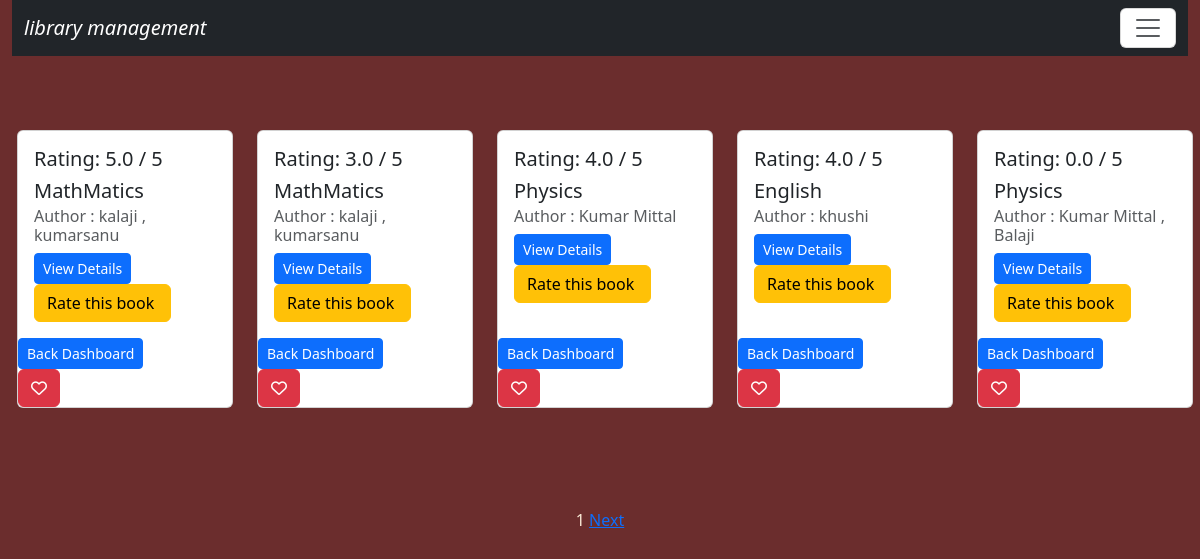
Page /booklist/ on the earlier database version.
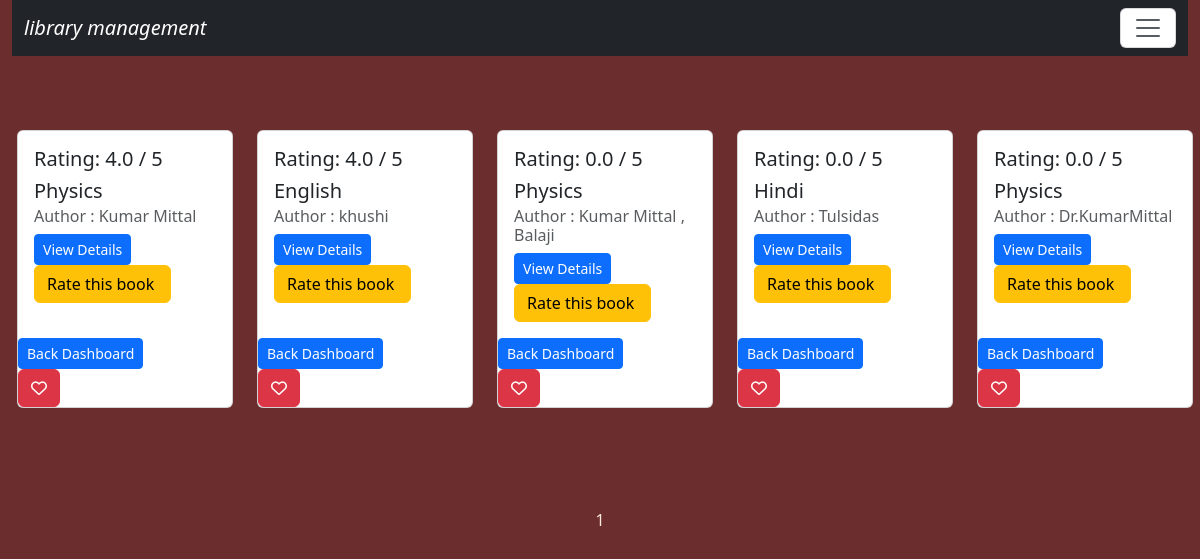
Same page on the later database version.
### library/models.py (models this page shows, shortened)
class Book(models.Model):
    book_name=models.CharField(max_length=200)
    authors=models.ManyToManyField(Author)
    publish_year=models.DateField(null=True, blank=True)
    book_cate=models.CharField(max_length=200,null=True, blank=True)
    book_rating=models.FloatField(validators=[MinValueValidator(0),MaxValueValidator(5)],default=0.0)
    total_copies = models.PositiveIntegerField(default=1)
    available_copies = models.PositiveIntegerField(default=1)

class Author(models.Model):
    author_name=models.CharField(max_length=70)
    def __str__(self):
        return self.author_name

### library/views.py (the view)
# urls.py: path('booklist/',views.book_list,name="booklist"),
def book_list(request):
        allpost=Book.objects.all().order_by('id')
        paginator=Paginator(allpost,5)
        pageno=request.GET.get('page')
        pageobj=paginator.get_page(pageno)
        return render(request,'booklist.html' ,{'books':pageobj})

### library/templates/booklist.html (shortened to what this page needs)
{% extends 'base.html' %}
{% load static %}
{% block content %}
<div class="row row-cols-2  row-cols-md-5 g-4 " style='margin-top:50px; margin-left:5px;'>
    {% for book in books %}
      <div class="col">
        <div class="card h-100">
            <div class="card-body ">
                <h5>Rating: {{ book.book_rating }} / 5</h5>
                <h5 class="card-title">{{book.book_name}}</h5>
                    <h6 class="card-subtitle mb-2 text-muted">Author : {{book.authors.all|join:" , "}}</h6>
                <a href="{% url 'viewsbook' book.id %}" class="btn btn-sm btn-primary">View Details</a>
                {% if perms.library_app.rate_book %}
                {% else %}
                  <a href="{% url 'rate_book' book.id %}"><input type="submit" value="Rate this book " class="btn btn-warning" ></a>
                {% endif %}
            </div>
            {% if perms.library.backDashboard_book %}
            <form action="{% url 'adminpanel' %}"  class="d-inline">
                {% csrf_token %}
                <input type="submit" class="btn btn-success" value="back Dashboard">
            </form>
            {% else %}
                <a href="{% url 'dashboard' %}"><input type="submit" class="btn btn-sm btn-primary" value="Back Dashboard"></a>
               <form action="{% url 'favbook' book.id %}" method="POST">
                        <button type="submit" class="btn btn-danger">
                        {% if book.favourite.all|length > 0 %}
                        <i class="fa-solid  fa-heart" style="color:red;"></i>
                        {% else %}
                        <i class="fa-regular fa-heart"></i>
                        {% endif %}
                    </button>
                </form>
            {% endif %}
        </div>
    </div>
    {% empty %}
    <div class="col-12">
        <p>No books found.</p>
    </div>
    {% endfor %}
</div>
    <div style="text-align:center; margin-top:100px;">
        <span>
                <span>{{books.number}}</span>
            {% if books.has_next %}
                <a href="?page={{books.next_page_number}}">Next</a>
            {% endif %}
        </span>
    </div>
{% endblock content %}

Differences in the rows shown:
removed Book: book_rating "5.0", book_name "MathMatics", authors.all "kalaji , kumarsanu"
removed Book: book_rating "3.0", book_name "MathMatics", authors.all "kalaji , kumarsanu"
now on this page (row unchanged): Book: book_rating "0.0", book_name "Hindi", authors.all "Tulsidas"
added Book: book_rating "0.0", book_name "Physics", authors.all "Dr.KumarMittal"
Other differences:
text no longer shown: "Next"
